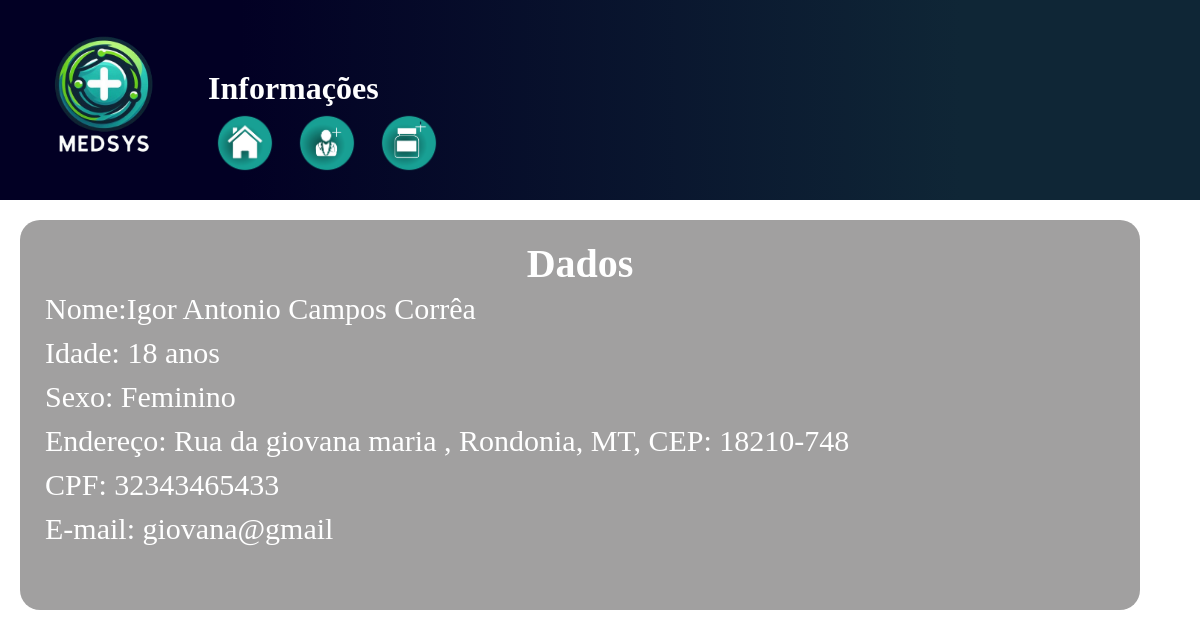
Screenshot of /informacoes/57 with the database file from the repository.
### hospital/models.py (models this page shows, shortened)
class Pacientes(models.Model):
    nome = models.CharField(max_length=50, null=False)
    idade = models.IntegerField(null=False)
    sexo = models.CharField(max_length=10, null=False)
    logradouro = models.CharField(max_length=50, null=False)
    cep = models.CharField(max_length=8, null=False, default="")
    estado = models.CharField(max_length=20,null=False,default="")
    cidade = models.CharField(max_length=20,null=False,default="")
    cpf = models.CharField(max_length=11, null=False)  # Tornar o CPF único
    email = models.CharField(max_length=40,null=False,default="")

### hospital/views.py (the view)
# urls.py: path('informacoes/<int:id>',views.informacoes,name='informacoes'),
def informacoes(request,id):
    pacientes = Pacientes.objects.get(id=id)
    return render(request,'informacoes.html',{'pacientes':pacientes})

### hospital/templates/informacoes.html (shortened to what this page needs)
<!DOCTYPE html>
<html lang="en">
<head>
    <link rel="stylesheet" href="../static/infor.css">
</head>
<body>
    <header>
        <img src="../static/media/logosem.png" width="200">
     <h1>Informações</h1>
     <a href="{% url 'home' %}" class="cad" ><img src="../static/media/home.png" width="60px"></a>
     <a href=""><img src="../static/media/addmed.png" width="60px"></a>
        <a href=""><img src="../static/media/addreme.png" width="60px"></a>
    </header>
<div>
    <ul>
        <h1>Dados</h1>
            <li>
                Nome:{{pacientes.nome}}
            </li>
            <li>
                Idade: {{pacientes.idade}} anos
            </li>
            <li>
                Sexo: {{pacientes.sexo}}
            </li>
            <li>
                Endereço: {{pacientes.logradouro}}, {{pacientes.cidade}}, {{pacientes.estado}}, CEP: {{pacientes.cep}}
            </li>
             <li>
                CPF: {{pacientes.cpf}}
             </li>
             <li>
                E-mail: {{pacientes.email}}
             </li>
</div>
</body>
</html>

### hospital/static/infor.css (style rules this page uses)
* { margin:0; padding: 0; }
header { height: 200px; background-color: rgba(15,38,54,1); background: linear-gradient(90deg, rgba(2,0,36,1) 20%, rgba(15,38,54,1) 80%); }
header h1 { padding-top: 70px; color:white ; }
img { float: left; border: transparent thin solid; padding: 5px; margin: 0px 10px 10px 0; max-width: 186px; }
div { margin: 20px 20px 20px 20px; padding: 20px; width: 90%; border-radius: 20px; height:350px; background-color: rgb(161, 160, 160); }
li { padding: 5px; text-align: justify; color: white; list-style: none; font-size: 30px; }
ul h1 { color: white; text-align: center; font-size: 40px; }

### rows the page displays
Pacientes: nome "Igor Antonio Campos Corrêa", idade "18", sexo "Feminino", logradouro "Rua da giovana maria", cidade "Rondonia", estado "MT", cep "18210-748", cpf "32343465433", email "giovana@gmail"
